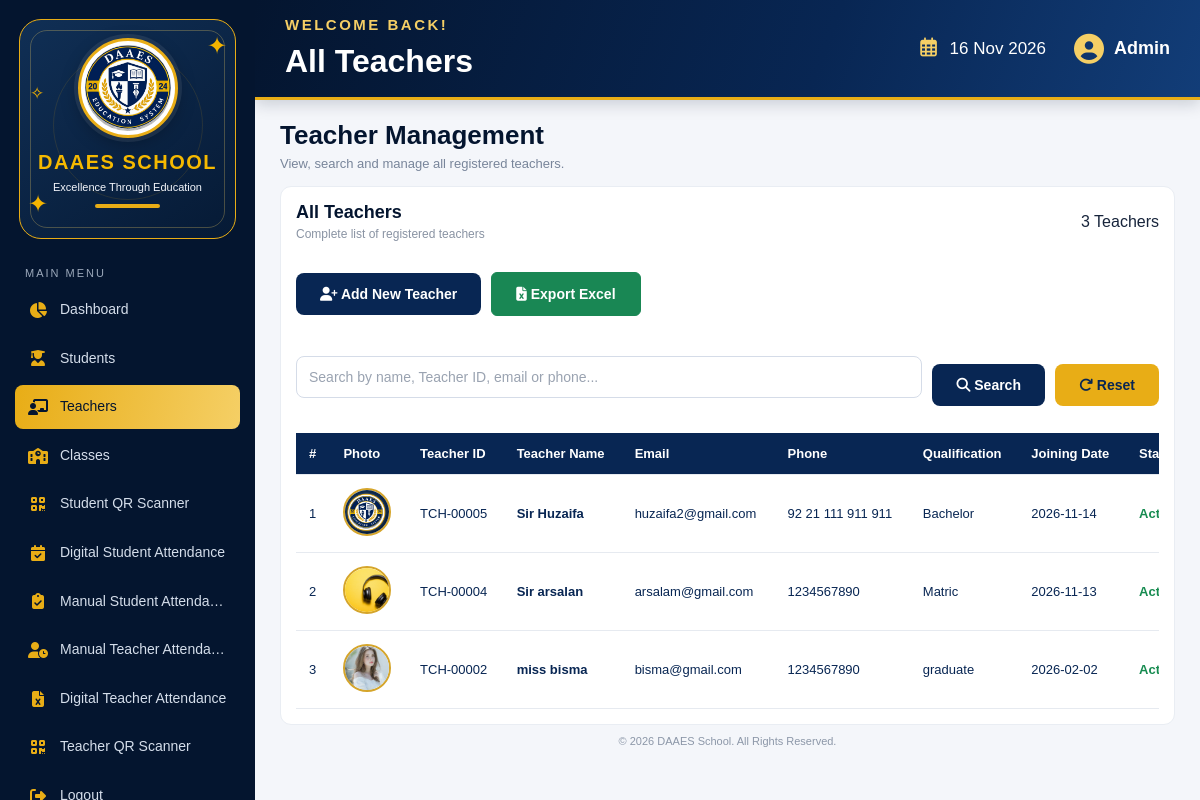
The page /teacher/view_teacher.php on the database its author committed.
### tables this page shows
CREATE TABLE `teachers` (
  `id` int(11) NOT NULL,
  `user_id` int(11) DEFAULT NULL,
  `employee_id` varchar(50) NOT NULL,
  `qr_token` varchar(64) DEFAULT NULL,
  `full_name` varchar(150) NOT NULL,
  `father_name` varchar(150) DEFAULT NULL,
  `gender` enum('Male','Female') DEFAULT NULL,
  `date_of_birth` date DEFAULT NULL,
  `phone` varchar(25) DEFAULT NULL,
  `email` varchar(150) DEFAULT NULL,
  `address` text DEFAULT NULL,
  `qualification` varchar(150) DEFAULT NULL,
  `academic_qualification` varchar(150) DEFAULT NULL,
  `specific_qualification` varchar(150) DEFAULT NULL,
  `joining_date` date DEFAULT NULL,
  `salary` decimal(12,2) DEFAULT 0.00,
  `photo` varchar(255) DEFAULT NULL,
  `status` enum('active','inactive') DEFAULT 'active',
  `created_at` timestamp NOT NULL DEFAULT current_timestamp()
);

### teacher/view_teacher.php (the view, shortened to what this page needs)
<?php
include '../config/database.php';
function e($value) {
    return htmlspecialchars((string)($value ?? ''), ENT_QUOTES, 'UTF-8');
}
$search = trim($_GET['search'] ?? '');
if ($search !== '') {
    $stmt = $conn->prepare("
        SELECT * FROM teachers
        WHERE full_name LIKE ?
        OR employee_id LIKE ?
        OR email LIKE ?
        OR phone LIKE ?
        ORDER BY id DESC
    ");
    if (!$stmt) {
        die('Database error: ' . e($conn->error));
    }
    $keyword = "%{$search}%";
    $stmt->bind_param("ssss", $keyword, $keyword, $keyword, $keyword);
    $stmt->execute();
    $teachers = $stmt->get_result();
} else {
    $teachers = $conn->query("
        SELECT * FROM teachers
        ORDER BY id DESC
    ");
}
function teacherPhotoUrl($photo) {
    $photo = str_replace('\\', '/', trim($photo));
    $photo = ltrim($photo, '/');
    if (strpos($photo, 'uploads/') === 0) {
        return '/DAAES_School_Management/' . $photo;
    }
    return '/DAAES_School_Management/uploads/teachers/' . basename($photo);
}
?>
<div class="dashboard-heading">
    <div>
        <h1>Teacher Management</h1>
        <p>View, search and manage all registered teachers.</p>
    </div>
</div>
<div class="record-card">
    <div class="record-heading">
        <div>
            <h2>All Teachers</h2>
            <p>Complete list of registered teachers</p>
        </div>
        <span><?= (int)$teachers->num_rows; ?> Teachers</span>
    </div>
    <div class="teacher-actions">
        <button type="button" class="btn btn-primary" onclick="openTeacherModal()">
            <i class="fas fa-user-plus"></i>
            Add New Teacher
        </button>
        <a
            href="export_teacher.php?<?= e(http_build_query(['search' => $search])); ?>"
            class="btn btn-export"
        >
            <i class="fas fa-file-excel"></i>
            Export Excel
        </a>
    </div>
    <form method="GET" action="view_teacher.php" class="teacher-search-form">
        <input
            type="text"
            name="search"
            placeholder="Search by name, Teacher ID, email or phone..."
            value="<?= e($search); ?>"
        >
        <button type="submit" class="btn btn-primary">
            <i class="fas fa-search"></i> Search
        </button>
        <a href="view_teacher.php" class="btn btn-secondary">
            <i class="fas fa-redo"></i> Reset
        </a>
    </form>
    <div class="teacher-table-container">
        <table class="data-table">
            <thead>
                <tr>
                    <th>#</th>
                    <th>Photo</th>
                    <th>Teacher ID</th>
                    <th>Teacher Name</th>
                    <th>Email</th>
                    <th>Phone</th>
                    <th>Qualification</th>
                    <th>Joining Date</th>
                    <th>Status</th>
                </tr>
            </thead>
            <tbody>
            <?php if ($teachers->num_rows > 0): ?>
                <?php $count = 1; ?>
                <?php while ($teacher = $teachers->fetch_assoc()): ?>
                    <?php
                    $photoUrl = teacherPhotoUrl($teacher['photo'] ?? '');
                    ?>
                    <tr>
                        <td><?= $count++; ?></td>
                        <td>
                            <?php if ($photoUrl): ?>
                                <img
                                    src="<?= e($photoUrl); ?>"
                                    class="teacher-photo"
                                    alt="Teacher Photo"
                                >
                            <?php else: ?>
                                No Photo
                            <?php endif; ?>
                        </td>
                        <td><?= e($teacher['employee_id']); ?></td>
                        <td>
                            <strong><?= e($teacher['full_name']); ?></strong>
                        </td>
                        <td><?= e($teacher['email']); ?></td>
                        <td><?= e($teacher['phone']); ?></td>
                        <td>
                            <?= e(
                                $teacher['academic_qualification']
                                ?? $teacher['qualification']
                                ?? ''
                            ); ?>
                        </td>
                        <td><?= e($teacher['joining_date']); ?></td>
                        <td>
                            <?php if ($teacher['status'] === 'active'): ?>
                                <span class="teacher-status-active">Active</span>
                            <?php else: ?>
                                <span class="teacher-status-inactive">Inactive</span>
                            <?php endif; ?>
                        </td>
                    </tr>
                <?php endwhile; ?>
            <?php endif; ?>
            </tbody>
        </table>
    </div>
</div>
<?php
include '../admin/layouts/admin_layout.php';
?>

### assets/css/style.css (style rules this page uses)
:root { --navy: #082653; --navy-light: #123d78; --gold: #e8ad16; --gold-light: #f5cf65; --background: #f3f5fa; --white: #ffffff; --text: #082653; --muted: #777f8d; --border: #d5dce8; --success-bg: #e5f8ec; --success-text: #176b36; --error-bg: #ffe8e8; --error-text: #b42323; --shadow: 0 5px 25px rgba(0,0,0,.07); }
* { margin: 0; padding: 0; box-sizing: border-box; }
body { min-height: 100vh; padding: 25px; font-family: Arial, sans-serif; background: var(--background); color: var(--text); }
input, select, textarea { display: block; width: 100%; min-width: 0; padding: 12px; margin-bottom: 15px; border: 1px solid var(--border); border-radius: 8px; background: var(--white); color: var(--text); font-family: inherit; font-size: 14px; outline: none; }
input::placeholder, textarea::placeholder { color: #9aa3b1; }
button, .btn, .btn-neon { display: inline-block; padding: 13px 24px; border: none; border-radius: 8px; background: var(--gold); color: var(--navy); font-family: inherit; font-size: 14px; font-weight: 700; text-decoration: none; cursor: pointer; transition: .25s ease; }
.btn-primary { background: var(--navy); color: var(--white); }
.btn-secondary { background: var(--gold); color: var(--navy); }
table { width: 100%; min-width: 850px; border-collapse: collapse; background: var(--white); color: var(--text); }
th, td { padding: 13px; border-bottom: 1px solid #e6eaf0; text-align: left; font-size: 13px; }
th { background: var(--navy); color: var(--white); white-space: nowrap; }
a { color: var(--navy); }

### assets/css/dashboard-layout.css (style rules this page uses)
* { box-sizing: border-box; }
.dashboard-body { padding: 0; margin: 0; min-height: 100vh; height: 100vh; overflow: hidden; background: #f4f6fa; }
.dashboard-heading { margin-bottom: 15px; flex-shrink: 0; }
.dashboard-heading h1 { font-size: 26px; color: #04152f; margin: 0 0 5px; }
.dashboard-heading p { font-size: 13px; color: #78859a; margin: 0; }
.record-card { background: #fff; border-radius: 11px; border: 1px solid #e9edf3; padding: 15px; min-width: 0; min-height: 0; display: flex; flex-direction: column; overflow: hidden; }
.record-heading { display: flex; justify-content: space-between; align-items: center; margin-bottom: 11px; flex-shrink: 0; }
.record-heading h2 { color: #04152f; font-size: 18px; margin: 0 0 4px; }
.record-heading p { font-size: 12px; color: #8993a3; margin: 0; }

### teacher/view_teacher.php (style rules this page uses)
.teacher-actions, .teacher-search-form { display:flex; align-items:center; gap:10px; flex-wrap:wrap; margin:20px 0; }
.teacher-search-form input { flex:1; min-width:220px; }
.teacher-actions .btn, .teacher-search-form .btn { width:auto; white-space:nowrap; }
.teacher-table-container { width:100%; overflow-x:auto; }
.teacher-table-container table { width:100%; min-width:1100px; }
.teacher-photo { width:48px; height:48px; object-fit:cover; border-radius:50%; border:2px solid #d5a52b; }
.teacher-actions .btn-export { background:#198754 !important; color:#ffffff !important; border:1px solid #198754 !important; border-radius:6px; transition:all .25s ease; }
.teacher-actions .btn-export i { color:#ffffff; }
.teacher-status-active { color:#168b50; font-weight:700; }

### rows shown on the page
teachers: photo (picture), employee "TCH-00005", full_name "Sir Huzaifa", email "huzaifa2@gmail.com", phone "92 21 111 911 911", academic_qualification "Bachelor", joining_date "2026-11-14", status "Active"
teachers: photo (picture), employee "TCH-00004", full_name "Sir arsalan", email "arsalam@gmail.com", phone "1234567890", academic_qualification "Matric", joining_date "2026-11-13", status "Active"
teachers: photo (picture), employee "TCH-00002", full_name "miss bisma", email "bisma@gmail.com", phone "1234567890", qualification "graduate", joining_date "2026-02-02", status "Active"

### other values the page prints
$page_title "All Teachers"
$teachers->num_rows "3"
